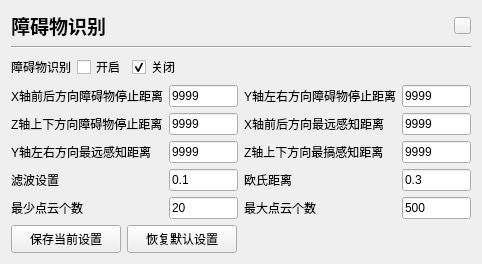
   <widget class="QWidget" name="wgt_obs" native="true">
    <property name="geometry">
     <rect>
      <x>330</x>
      <y>280</y>
      <width>482</width>
      <height>210</height>
     </rect>
    </property>
    <layout class="QVBoxLayout" name="verticalLayout_4">
     <item>
      <layout class="QHBoxLayout" name="horizontalLayout_4">
       <item>
        <widget class="QLabel" name="titleLabel_4">
         <property name="styleSheet">
          <string notr="true">font: bold 14pt;</string>
         </property>
         <property name="text">
          <string>障碍物识别</string>
         </property>
         <property name="alignment">
          <set>Qt::AlignmentFlag::AlignCenter</set>
         </property>
        </widget>
       </item>
       <item>
        <spacer name="horizontalSpacer_4">
         <property name="orientation">
          <enum>Qt::Orientation::Horizontal</enum>
         </property>
         <property name="sizeHint" stdset="0">
          <size>
           <width>40</width>
           <height>20</height>
          </size>
         </property>
        </spacer>
       </item>
       <item>
        <widget class="QPushButton" name="btn_closeObs">
         <property name="minimumSize">
          <size>
           <width>17</width>
           <height>17</height>
          </size>
         </property>
         <property name="maximumSize">
          <size>
           <width>17</width>
           <height>17</height>
          </size>
         </property>
         <property name="font">
          <font>
           <bold>true</bold>
          </font>
         </property>
         <property name="styleSheet">
          <string notr="true">border-image: url(:/images/btn_close.png);</string>
         </property>
         <property name="text">
          <string/>
         </property>
        </widget>
       </item>
      </layout>
     </item>
     <item>
      <widget class="Line" name="line_2">
       <property name="orientation">
        <enum>Qt::Orientation::Horizontal</enum>
       </property>
      </widget>
     </item>
     <item>
      <layout class="QHBoxLayout" name="horizontalLayout_recognition">
       <item>
        <widget class="QLabel" name="label_recognition">
         <property name="text">
          <string>障碍物识别</string>
         </property>
        </widget>
       </item>
       <item>
        <widget class="QCheckBox" name="checkBox_enable">
         <property name="text">
          <string>开启</string>
         </property>
        </widget>
       </item>
       <item>
        <widget class="QCheckBox" name="checkBox_disable">
         <property name="text">
          <string>关闭</string>
         </property>
         <property name="checked">
          <bool>true</bool>
         </property>
        </widget>
       </item>
       <item>
        <spacer name="horizontalSpacer_recognition">
         <property name="orientation">
          <enum>Qt::Orientation::Horizontal</enum>
         </property>
         <property name="sizeHint" stdset="0">
          <size>
           <width>40</width>
           <height>20</height>
          </size>
         </property>
        </spacer>
       </item>
      </layout>
     </item>
     <item>
      <layout class="QGridLayout" name="gridLayout_form">
       <item row="1" column="5">
        <widget class="QLineEdit" name="lineEdit_range_x">
         <property name="text">
          <string>9999</string>
         </property>
        </widget>
       </item>
       <item row="3" column="3">
        <widget class="QLabel" name="label_euclidean">
         <property name="text">
          <string>欧氏距离</string>
         </property>
        </widget>
       </item>
       <item row="3" column="0">
        <widget class="QLabel" name="label_filter">
         <property name="text">
          <string>滤波设置</string>
         </property>
        </widget>
       </item>
       <item row="2" column="3">
        <widget class="QLabel" name="label_range_z">
         <property name="text">
          <string>Z轴上下方向最搞感知距离</string>
         </property>
        </widget>
       </item>
       <item row="4" column="0">
        <widget class="QLabel" name="label_min_points">
         <property name="text">
          <string>最少点云个数</string>
         </property>
        </widget>
       </item>
       <item row="0" column="5">
        <widget class="QLineEdit" name="lineEdit_stop_y">
         <property name="text">
          <string>9999</string>
         </property>
        </widget>
       </item>
       <item row="1" column="2">
        <widget class="QLineEdit" name="lineEdit_stop_z">
         <property name="text">
          <string>9999</string>
         </property>
        </widget>
       </item>
       <item row="2" column="2">
        <widget class="QLineEdit" name="lineEdit_range_y">
         <property name="text">
          <string>9999</string>
         </property>
        </widget>
       </item>
       <item row="1" column="3">
        <widget class="QLabel" name="label_range_x">
         <property name="text">
          <string>X轴前后方向最远感知距离</string>
         </property>
        </widget>
       </item>
       <item row="0" column="3">
        <widget class="QLabel" name="label_stop_y">
         <property name="text">
          <string>Y轴左右方向障碍物停止距离</string>
         </property>
        </widget>
       </item>
       <item row="0" column="0">
        <widget class="QLabel" name="label_stop_x">
         <property name="text">
          <string>X轴前后方向障碍物停止距离</string>
         </property>
        </widget>
       </item>
       <item row="1" column="0">
        <widget class="QLabel" name="label_stop_z">
         <property name="text">
          <string>Z轴上下方向障碍物停止距离</string>
         </property>
        </widget>
       </item>
       <item row="2" column="5">
        <widget class="QLineEdit" name="lineEdit_range_z">
         <property name="text">
          <string>9999</string>
         </property>
        </widget>
       </item>
       <item row="2" column="0">
        <widget class="QLabel" name="label_range_y">
         <property name="text">
          <string>Y轴左右方向最远感知距离</string>
         </property>
        </widget>
       </item>
       <item row="0" column="2">
        <widget class="QLineEdit" name="lineEdit_stop_x">
         <property name="text">
          <string>9999</string>
         </property>
        </widget>
       </item>
       <item row="4" column="3">
        <widget class="QLabel" name="label_max_points">
         <property name="text">
          <string>最大点云个数</string>
         </property>
        </widget>
       </item>
       <item row="3" column="2">
        <widget class="QLineEdit" name="lineEdit_fileter">
         <property name="text">
          <string>0.1</string>
         </property>
        </widget>
       </item>
       <item row="4" column="2">
        <widget class="QLineEdit" name="lineEdit_min_points">
         <property name="text">
          <string>20</string>
         </property>
        </widget>
       </item>
       <item row="3" column="5">
        <widget class="QLineEdit" name="lineEdit_dis">
         <property name="text">
          <string>0.3</string>
         </property>
        </widget>
       </item>
       <item row="4" column="5">
        <widget class="QLineEdit" name="lineEdit_max_points">
         <property name="text">
          <string>500</string>
         </property>
        </widget>
       </item>
      </layout>
     </item>
     <item>
      <layout class="QHBoxLayout" name="horizontalLayout_options">
       <item>
        <widget class="QPushButton" name="btn_saveObsSettings">
         <property name="minimumSize">
          <size>
           <width>110</width>
           <height>28</height>
          </size>
         </property>
         <property name="text">
          <string>保存当前设置</string>
         </property>
        </widget>
       </item>
       <item>
        <widget class="QPushButton" name="btn_resetObsSettings">
         <property name="minimumSize">
          <size>
           <width>110</width>
           <height>28</height>
          </size>
         </property>
         <property name="text">
          <string>恢复默认设置</string>
         </property>
        </widget>
       </item>
       <item>
        <spacer name="horizontalSpacer_options">
         <property name="orientation">
          <enum>Qt::Orientation::Horizontal</enum>
         </property>
         <property name="sizeHint" stdset="0">
          <size>
           <width>40</width>
           <height>20</height>
          </size>
         </property>
        </spacer>
       </item>
      </layout>
     </item>
    </layout>
   </widget>
